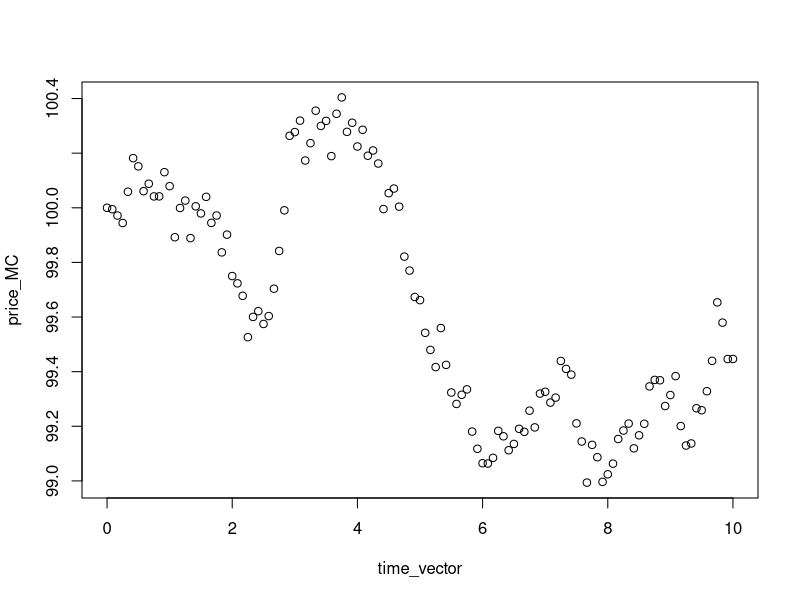
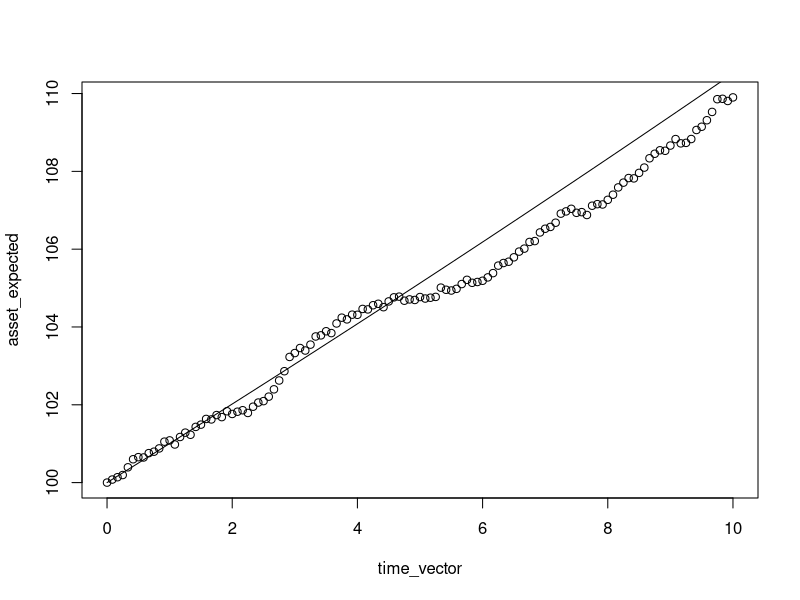
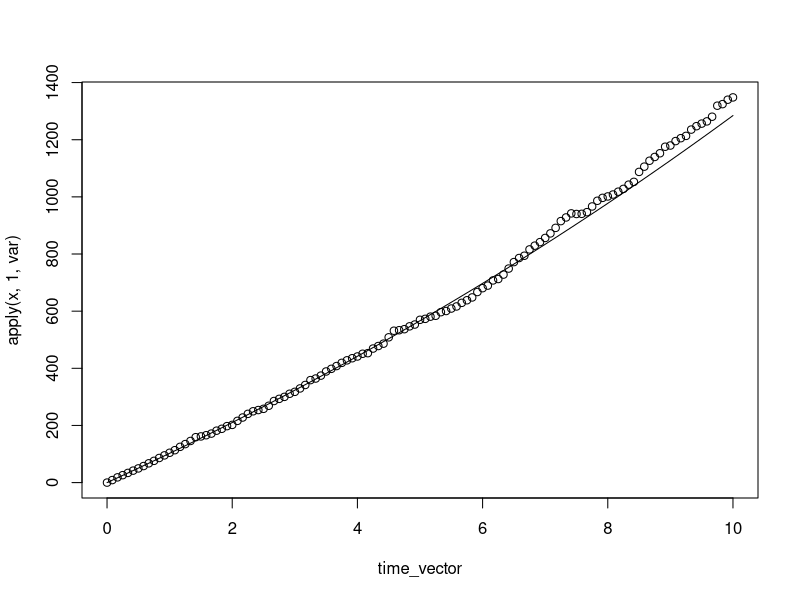
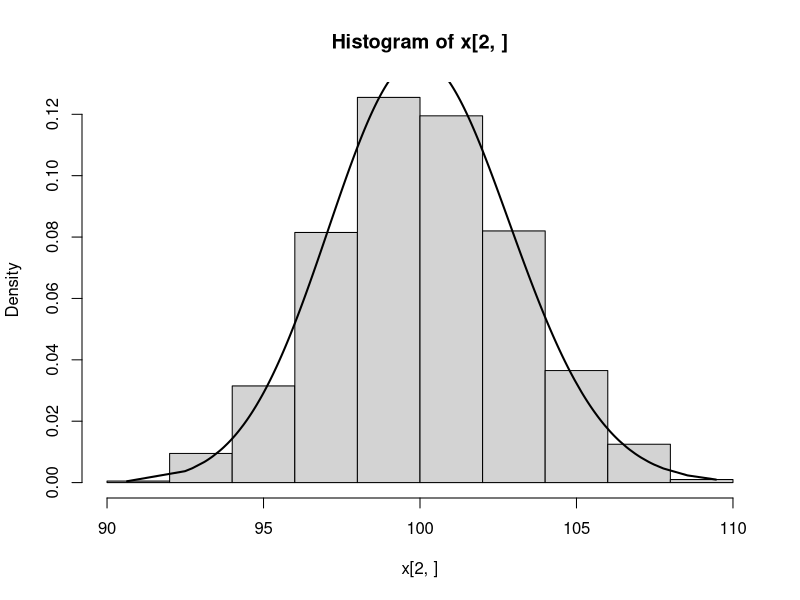
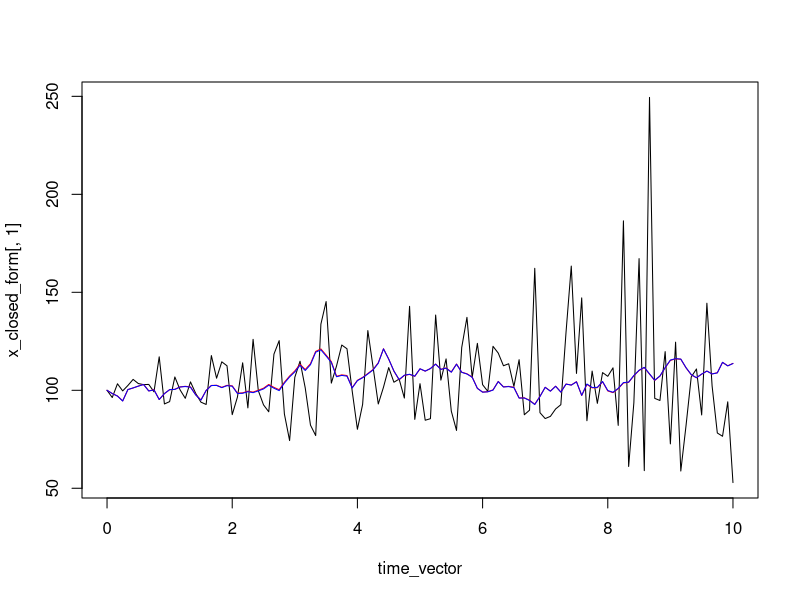

The R script that drew these images, in order:
rm(list=ls()) # clears all

library(ggplot2)
library(reshape2)

#### GBM simulation ####

## initialize

x0    <- 100
mu    <- 0.01
sigma <- 0.1


## simulate short rate paths

n  <- 10^3    # monte carlo simulation paths 
endTime  <- 10
dt <- 1 / 12
time_vector <- seq(0, endTime, by = dt)
m  <- length(time_vector)      # subintervals



x <- matrix(NA, m, n)
x[1,] <- x0


for (k in 1:n) {
  for (i in 2:m) {
    dx <- mu * x[i - 1, k] * dt + x[i - 1, k] * sigma * sqrt(dt) * rnorm(1,0,1)
    x[i, k] <- x[i - 1, k] + dx
    # x[i, k] <- x0 * exp((mu - 0.5 * sigma ^ 2) * time_vector[i] + sigma * sqrt(time_vector[i]) * rnorm(1, 0, 1))
  }
}



# ## plot
# 
# data <- data.frame('time' = seq(0, m), x)
# data <- melt(data,  id = c('time'))
# 
# ggplot(data, aes(time, value)) +
#   geom_line(aes(colour = variable))

## present value of future expected cash flow

r <- 0.01
price_MC <- rowMeans(1/(1 + r * dt) ^ (0:(m - 1))  * x)
plot(time_vector, price_MC)

## present value of expected future profits

asset_expected <- rowMeans(x)
liability_expected <- 100
profit_expected <- (asset_expected - liability_expected)
pv_profit <- sum(1/(1 + r * dt) ^ (0:(m - 1)) * profit_expected)

## thoeretical expectation and variance of GBM

expectation_theoretical <- x0 * exp(mu * time_vector)
variance_theoretical <- x0^2 * exp(2 * mu * time_vector) * (exp(sigma ^ 2 * time_vector) - 1)
std_theoretical <- sqrt(variance_theoretical)

## compare empirical and theoretical moments

plot(time_vector, asset_expected) 
points(time_vector, expectation_theoretical, type = 'l')

plot(time_vector, apply(x, 1, var)) 
points(time_vector, variance_theoretical, type = 'l')

## compare histogram and thoeretical distribution of GBM

density_theoretical_GBM <- function(s, t, mu, sigma, s0) {
  
  1 / sqrt(2 * pi * s ^ 2 * sigma ^ 2 * t) * 
    exp(
      -((log(s) - log(s0) - (mu - 0.5 * sigma ^ 2) * t) ^ 2 / (2 * sigma ^ 2 * t))
    )
  
}

density <- sapply(sort(x[2,]), function(i) density_theoretical_GBM(s = i, 
                                                                   t = time_vector[2], 
                                                                   mu = mu, 
                                                                   sigma = sigma,
                                                                   s0 = x0))
hist(x[2,], freq = F)
lines(sort(x[2,]), density, lwd = 2)



## confidence interval - forklar hvorfor det vokser med tiden

# sapply(1:m, function(i) quantile(x[i,], c(0.025,0.975)) ) 


## does the simulation method matter? YES! x_closed_form is wrong because W(t_i) and W(t_{i-1}) are not independent. But in the simulation scheme below we assume independence through the independent normal rv's, and hence the resulting path for x_closed_form is incorrect 

n  <- 1    # monte carlo simulation paths 
endTime  <- 10
dt <- 1 / 12
time_vector <- seq(0, endTime, by = dt)
m  <- length(time_vector)     

x_closed_form <- x_increment <- x_closed_form_increment <- matrix(NA, m, n)
x_closed_form[1, ] <- x_increment[1, ] <- x_closed_form_increment[1, ] <- x0

for (k in 1:n) {
  for (i in 2:m) {
    Z <- rnorm(1,0,1)
    dx <- mu * x_increment[i - 1, k] * dt + x_increment[i - 1, k] * sigma * sqrt(dt) * Z
    x_increment[i, k] <- x_increment[i - 1, k] + dx
    x_closed_form[i, k] <- x0 * exp((mu - 0.5 * sigma ^ 2) * time_vector[i] + sigma * sqrt(time_vector[i]) * rnorm(1, 0, 1))
    x_closed_form_increment[i, k] <- x_closed_form_increment[i - 1, k] * exp((mu - 0.5 * sigma ^ 2) * dt + sigma * sqrt(dt) * Z)
  }
}

plot(time_vector, x_closed_form[, 1], type = 'l')
points(time_vector, x_increment[, 1], type = 'l', col = 'red')
points(time_vector, x_closed_form_increment[, 1], type = 'l', col = 'blue')


